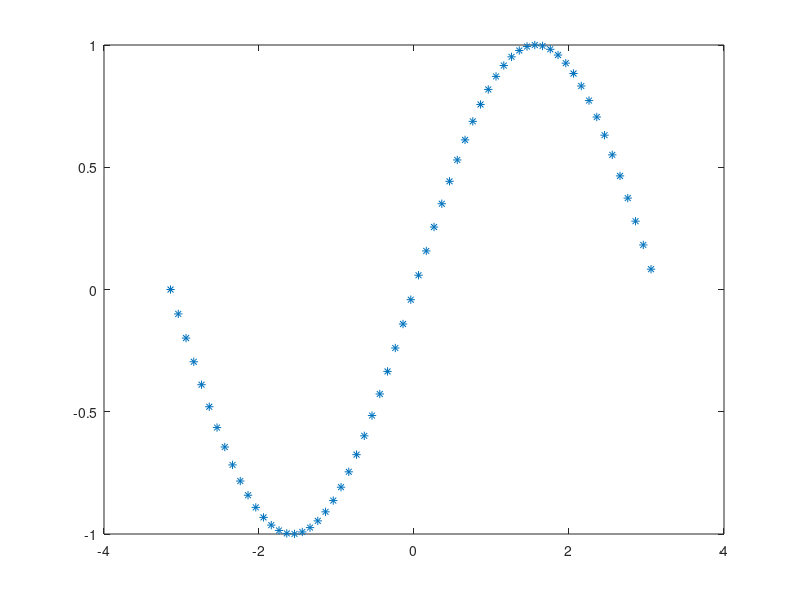

The MATLAB source for this figure:
x = -pi:.1:pi;
y = sin(x);
plot(x,y)
plot(x,y,'o')
plot(x,y,'x')
plot(x,y,'*')

%颜色 b c g k m r w y
%曲线 - -- : -. o + x * . ^ v > < square diamond pentagram hexagram none
